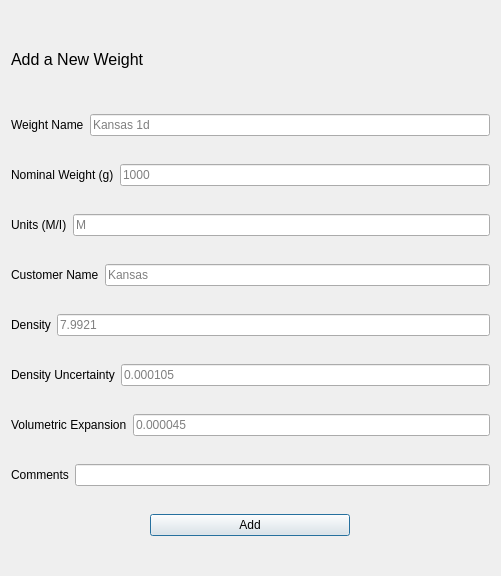
<?xml version="1.0" encoding="UTF-8"?>
<ui version="4.0">
 <class>Dialog</class>
 <widget class="QDialog" name="Dialog">
  <property name="geometry">
   <rect>
    <x>0</x>
    <y>0</y>
    <width>501</width>
    <height>576</height>
   </rect>
  </property>
  <property name="windowTitle">
   <string>Add Weight</string>
  </property>
  <layout class="QGridLayout" name="gridLayout">
   <item row="0" column="0">
    <widget class="QLabel" name="label_9">
     <property name="maximumSize">
      <size>
       <width>16777215</width>
       <height>53</height>
      </size>
     </property>
     <property name="font">
      <font>
       <pointsize>12</pointsize>
      </font>
     </property>
     <property name="text">
      <string>Add a New Weight</string>
     </property>
    </widget>
   </item>
   <item row="1" column="0">
    <layout class="QHBoxLayout" name="horizontalLayout_2">
     <item>
      <layout class="QVBoxLayout" name="verticalLayout"/>
     </item>
     <item>
      <widget class="QLabel" name="label">
       <property name="text">
        <string>Weight Name</string>
       </property>
      </widget>
     </item>
     <item>
      <widget class="QLineEdit" name="weightNameEdit">
       <property name="placeholderText">
        <string>Kansas 1d</string>
       </property>
      </widget>
     </item>
     <item>
      <layout class="QVBoxLayout" name="verticalLayout_2"/>
     </item>
    </layout>
   </item>
   <item row="2" column="0">
    <layout class="QHBoxLayout" name="horizontalLayout_3">
     <item>
      <layout class="QVBoxLayout" name="verticalLayout_3"/>
     </item>
     <item>
      <widget class="QLabel" name="label_2">
       <property name="text">
        <string>Nominal Weight (g)</string>
       </property>
      </widget>
     </item>
     <item>
      <widget class="QLineEdit" name="weightEdit">
       <property name="placeholderText">
        <string>1000</string>
       </property>
      </widget>
     </item>
     <item>
      <layout class="QVBoxLayout" name="verticalLayout_4"/>
     </item>
    </layout>
   </item>
   <item row="3" column="0">
    <layout class="QHBoxLayout" name="horizontalLayout_4">
     <item>
      <layout class="QVBoxLayout" name="verticalLayout_5"/>
     </item>
     <item>
      <widget class="QLabel" name="label_3">
       <property name="text">
        <string>Units (M/I)</string>
       </property>
      </widget>
     </item>
     <item>
      <widget class="QLineEdit" name="unitEdit">
       <property name="placeholderText">
        <string>M</string>
       </property>
      </widget>
     </item>
     <item>
      <layout class="QVBoxLayout" name="verticalLayout_6"/>
     </item>
    </layout>
   </item>
   <item row="4" column="0">
    <layout class="QHBoxLayout" name="horizontalLayout_5">
     <item>
      <layout class="QVBoxLayout" name="verticalLayout_7"/>
     </item>
     <item>
      <widget class="QLabel" name="label_4">
       <property name="text">
        <string>Customer Name</string>
       </property>
      </widget>
     </item>
     <item>
      <widget class="QLineEdit" name="custNameEdit">
       <property name="placeholderText">
        <string>Kansas</string>
       </property>
      </widget>
     </item>
     <item>
      <layout class="QVBoxLayout" name="verticalLayout_8"/>
     </item>
    </layout>
   </item>
   <item row="5" column="0">
    <layout class="QHBoxLayout" name="horizontalLayout_6">
     <item>
      <layout class="QVBoxLayout" name="verticalLayout_9"/>
     </item>
     <item>
      <widget class="QLabel" name="label_5">
       <property name="text">
        <string>Density</string>
       </property>
      </widget>
     </item>
     <item>
      <widget class="QLineEdit" name="densityEdit">
       <property name="placeholderText">
        <string>7.9921</string>
       </property>
      </widget>
     </item>
     <item>
      <layout class="QVBoxLayout" name="verticalLayout_10"/>
     </item>
    </layout>
   </item>
   <item row="6" column="0">
    <layout class="QHBoxLayout" name="horizontalLayout_7">
     <item>
      <layout class="QVBoxLayout" name="verticalLayout_11"/>
     </item>
     <item>
      <widget class="QLabel" name="label_6">
       <property name="text">
        <string>Density Uncertainty</string>
       </property>
      </widget>
     </item>
     <item>
      <widget class="QLineEdit" name="uncertEdit">
       <property name="placeholderText">
        <string>0.000105</string>
       </property>
      </widget>
     </item>
     <item>
      <layout class="QVBoxLayout" name="verticalLayout_12"/>
     </item>
    </layout>
   </item>
   <item row="7" column="0">
    <layout class="QHBoxLayout" name="horizontalLayout_8">
     <item>
      <layout class="QVBoxLayout" name="verticalLayout_13"/>
     </item>
     <item>
      <widget class="QLabel" name="label_7">
       <property name="text">
        <string>Volumetric Expansion</string>
       </property>
      </widget>
     </item>
     <item>
      <widget class="QLineEdit" name="volEdit">
       <property name="placeholderText">
        <string>0.000045</string>
       </property>
      </widget>
     </item>
     <item>
      <layout class="QVBoxLayout" name="verticalLayout_14"/>
     </item>
    </layout>
   </item>
   <item row="8" column="0">
    <layout class="QHBoxLayout" name="horizontalLayout_9">
     <item>
      <layout class="QVBoxLayout" name="verticalLayout_15"/>
     </item>
     <item>
      <widget class="QLabel" name="label_8">
       <property name="text">
        <string>Comments</string>
       </property>
      </widget>
     </item>
     <item>
      <widget class="QLineEdit" name="commentsEdit"/>
     </item>
     <item>
      <layout class="QVBoxLayout" name="verticalLayout_16"/>
     </item>
    </layout>
   </item>
   <item row="9" column="0" alignment="Qt::AlignHCenter">
    <widget class="QPushButton" name="addWeightButton">
     <property name="minimumSize">
      <size>
       <width>200</width>
       <height>0</height>
      </size>
     </property>
     <property name="maximumSize">
      <size>
       <width>200</width>
       <height>16777215</height>
      </size>
     </property>
     <property name="text">
      <string>Add</string>
     </property>
    </widget>
   </item>
  </layout>
 </widget>
 <resources/>
 <connections/>
</ui>
